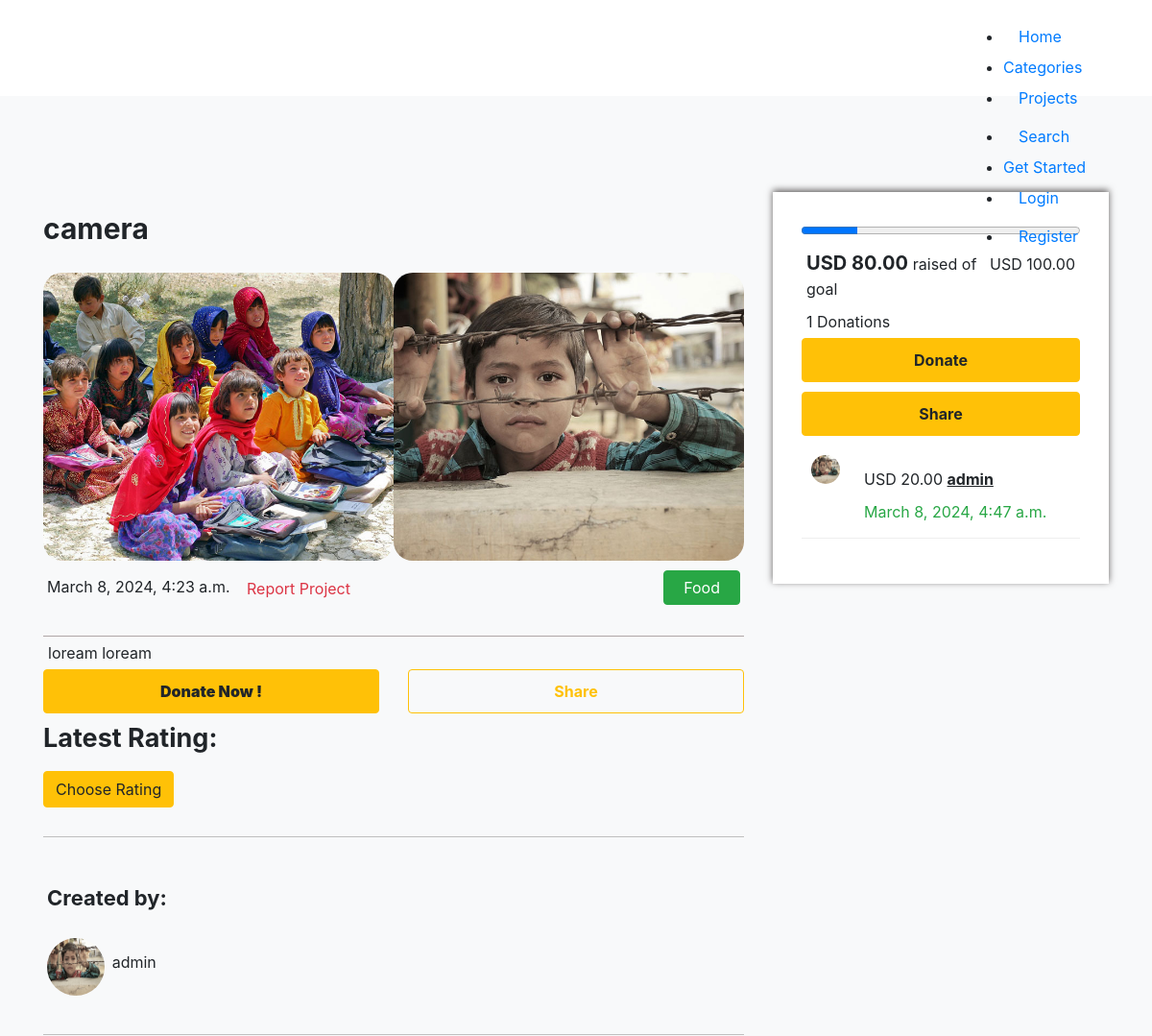
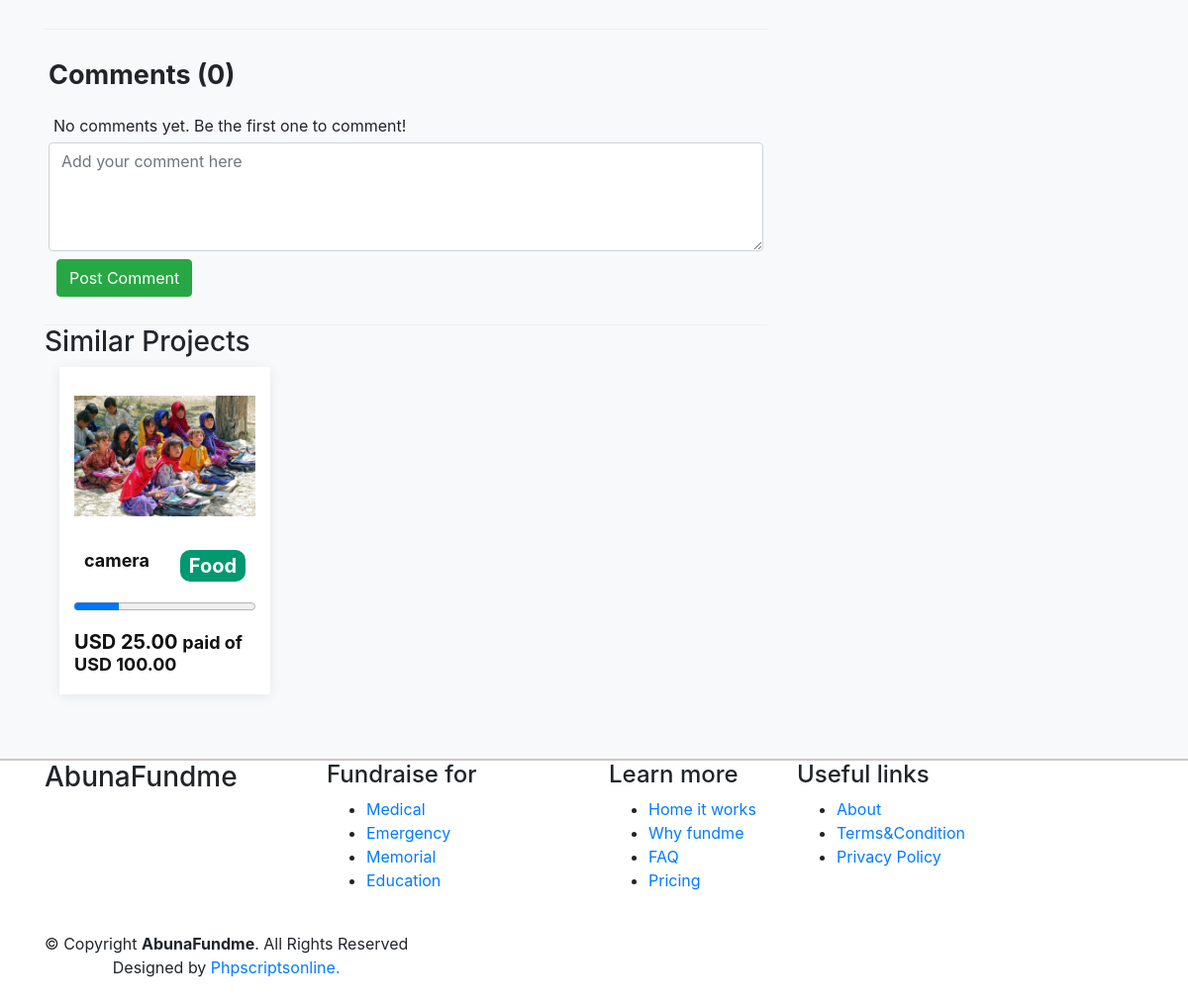
Screenshot of /project/6/ with the database file from the repository (2 pictures, top to bottom).
### D_project/models.py (models this page shows, shortened)
class Project(models.Model):
    user = models.ForeignKey(get_user_model(), on_delete=models.CASCADE,default=1)
    name=models.CharField(max_length=50)
    category = models.ForeignKey(Category,on_delete=models.CASCADE,null=True)
    target = models.DecimalField(max_digits=10, decimal_places=2, default=100)
    current_amount = models.DecimalField(max_digits=10, decimal_places=2, default=0)
    tags = models.ManyToManyField(to=Tag,related_name="projects")
    description=models.TextField(default="loream loream",max_length=800,null=True)
    start=models.DateTimeField(auto_now_add=True)
    end=models.DateTimeField()
    is_featured = models.BooleanField(default=False)

class Image(models.Model):
    project=models.ForeignKey(Project,on_delete=models.CASCADE)
    image = models.FileField(upload_to='projects/images',blank=True,null=True)

class Category(models.Model):
    name = models.CharField(max_length = 50)
    image = models.ImageField(upload_to='categories/images',blank=True,null=True)
    def __str__(self):
        return self.name

class Donation(models.Model):
    donation = models.DecimalField(max_digits=10, decimal_places=2, default=0)
    project = models.ForeignKey(Project, on_delete=models.CASCADE)
    created_at = models.DateTimeField(auto_now_add=True)
    user = models.ForeignKey(User, on_delete=models.CASCADE,default=1)

### account/models.py (models this page shows, shortened)
class Profile(models.Model):
    user = models.OneToOneField(User , on_delete=models.CASCADE)
    phone_number = models.CharField(max_length=15,null=True , blank=True)
    addres = models.CharField(max_length=50 , blank=True, null=True)
    image= models.ImageField(upload_to='users/images',blank=True,null=True)

### D_project/views.py (the view)
# urls.py: path('<int:project_id>/',project_details,name="project_details"),
def project_details(request, project_id):
    project = Project.objects.get(id=project_id)
    donations = Donation.objects.filter(project=project)
    similarProjects= Project.objects.filter(category=project.category)
    context = {
        'project': project,
        'donations': donations,
        'remain': project.target - project.current_amount,
        'similarProjects': similarProjects.exclude(id=project_id)
    }
    return render(request, 'D_project/project_details.html', context)

### D_project/templates/D_project/project_details.html (shortened to what this page needs)
{%extends 'base.html'%}
{% block content %}
<section
  class="ftco-section bg-light categorydetailfirstsec"
  style="background: #fff"
>
  <div class="container">
    <div class="row">
      <div class="col-md-8 textsec">
        <h3 style="padding: 20px 0px; font-size: 30px; font-weight: bold">
          {{ project.name }}
        </h3>
        <div class="slide-container">
          <div class="image-container">
        <div class="slider">
          <ul class="slides">
            {% for image in project.image_set.all %}
            <li><img src="{{ image.image.url }}" class="img-fluid"
              style="margin-bottom: 20px; width: 100%; border-radius: 20px"></li>
              {% endfor %}
          </ul>
      </div>
        <div class="date-category">
          <span>{{ project.start }}</span>
          <span class="btn btn-success" style="float: right; padding: 5px 20px">{{project.category}}</span>
          <a href="{% url 'report_project' project.id %}" class="btn text-danger">Report Project</a>
        </div>
        <p>{{ project.description }}</p>
        <div class="row">
          <div class="col">
              <a href="{%url 'donate' project.id %}" class="btn btn-warning" style="width:100%;padding: 10px;font-weight: bold;"><b>Donate Now !</b></a>
            </div>
             <div class="col">
            <button
              type="button"
              class="btn btn-outline-warning"
              data-bs-toggle="modal"
              data-bs-target="#shareModal"
              style="width: 100%; padding: 10px; font-weight: bold"
            >
              Share
            </button>
            </div>
          </div>
            <div>
                <h3 style="font-weight: bold; font-size: 27px; padding: 10px 0px;">Latest Rating: {{ latest_rating }}</h3>
                <button type="button" class="btn btn-warning" data-bs-toggle="modal" data-bs-target="#rateModel">
                    Choose Rating
                </button>
            </div>
        <div class="beneficiarydetail">
            <h3 style=" padding: 10px 0px 20px;font-weight: bold;font-size: 22px;">Created by: </h3>
            <div class="row">
              <div class="col-md-1">
                {% if project.user.profile.image %}
               <img src="{{project.user.profile.image.url}}" class="beneficiary_img" alt="{{project.user.username}}">
                {% else %}
               <img src="https://maventricksdemo.co.in/bidonn/public/css/images/noImage.jpg" class="beneficiary_img">
               {% endif %}
              </div>
              <div class="col-md-11">
                <p> {{ project.user.username }} </p>
              </div>
            </div>
          </div>
 <div class="fundraiserdetail">
    <h3 style="font-weight: bold; font-size: 27px;padding: 10px 0px;">Comments ({{ project.comments.count }})</h3>
    {% if project.comments.all %}
{% for comment in project.comments.all %}
    <div class="row comment">
        <div class="col-md-1">
            {% if comment.user.profile.image %}
                <img src="{{ comment.user.profile.image}}" class="beneficiary_img" alt="{{ comment.user.username }}">
            {% else %}
                <img src="https://maventricksdemo.co.in/bidonn/public/css/images/noImage.jpg" class="beneficiary_img">
            {% endif %}
        </div>
        <div class="col-md-11">
            <h4>{{ comment.user.username }}</h4>
            <p>{{ comment.text }}</p>
            <button class="btn text-success" type="button" data-bs-toggle="collapse" data-bs-target="#collapseExample{{ forloop.counter }}add_replies" aria-expanded="false" aria-controls="collapseExample{{ forloop.counter }}add_replies">
                Reply
            </button>
<div class="collapse" id="collapseExample{{ forloop.counter }}add_replies">
    <form class="d-flex flex-column align-items-end add-reply-form" data-url="{% url 'add_reply' comment.id %}">
        {% csrf_token %}
        <textarea name="reply_text" rows="2" class="col-md-12 form-control"></textarea>
        <button type="submit" class="btn text-success">Reply</button>
    </form>
</div>
            <button class="btn text-success" type="button" data-bs-toggle="collapse" data-bs-target="#collapseExample{{ forloop.counter }}show_replies" aria-expanded="false" aria-controls="collapseExample{{ forloop.counter }}show_replies">
                Show Replies
            </button>
<button type="button" class="btn text-danger report-button" data-bs-toggle="modal" data-bs-target="#reportModal{{ comment.id }}" data-comment-id="{{ comment.id }}">
        Report
</button>
<div class="modal fade" id="reportModal{{ comment.id }}" tabindex="-1" aria-labelledby="reportModalLabel{{ comment.id }}" aria-hidden="true">
    <div class="modal-dialog">
        <div class="modal-content">
            <div class="modal-header">
                <h5 class="modal-title" id="reportModalLabel{{ comment.id }}">Report Comment</h5>
                <button type="button" class="btn-close" data-bs-dismiss="modal" aria-label="Close"></button>
            </div>
            <div class="modal-body">
                <p>Please select a reason for reporting this comment:</p>
                <form action="{% url 'report_comment' comment.id %}" method="post">
                    {% csrf_token %}
                    <div class="mb-3">
                        <label for="reason" class="form-label">Reason for reporting:</label>
                        <select name="reason" id="reason" class="form-select" required>
                            <option value="" selected disabled>Select a reason</option>
                            <option value="spam">Spam</option>
                            <option value="inappropriate">Inappropriate content</option>
                            <option value="offensive">Offensive</option>
                        </select>
                    </div>
                    <div class="mb-3">
                        <label for="additional_comments" class="form-label">Additional comments (optional):</label>
                        <textarea name="additional_comments" id="additional_comments" class="form-control"></textarea>
                    </div>
                    <button type="submit" class="btn btn-danger report-submit-button">Submit</button>
                    <button type="button" class="btn btn-secondary cancel-report-button" data-bs-dismiss="modal">Cancel</button>
                </form>
            </div>
        </div>
    </div>
</div>
            <div class="collapse" id="collapseExample{{ forloop.counter }}show_replies">
                <hr class="my-0" />
                <ul class="list-unstyled mt-1">
                    {% for reply in comment.replies.all %}
                        <li class=" mt-1">
                            <div class="comment d-flex">
                                <div class="col-md-1">
                                    <img class="rounded-circle img-thumbnail" src="{{ reply.user.profile_img.url }}"  style="width: 40px;height:40px;" />
                                </div>
                                <div class="col-md-8 mx-3">
                                    <h6 class="comment-header mb-0">{{ reply.user|title }}</h6>
                                    <p class="comment-time"><small><small>{{ reply.created_at }}</small></small></p>
                                    <p class="comment-content">{{ reply.reply_text }}</p>
                                </div>
                            </div>
                        </li>
                    {% endfor %}
                </ul>
            </div>
        </div>
    </div>
{% endfor %}
    {% else %}
        <p>No comments yet. Be the first one to comment!</p>
    {% endif %}
    <form id="comment-form" method="post" data-url="{% url 'add_comment' project.id %}">
        <textarea id="comment-text" name="text" class="form-control" placeholder="Add your comment here" rows="4"></textarea>
        <button type="button" id="submit-comment" class="btn btn-success m-2">Post Comment</button>
    </form>
</div>
    </div>
  </div>
    <div><h3>Similar Projects</h3></div>
          {% if similarProjects %}
  {% for project in similarProjects %}
  <div class="col-md-4">
      <a href="{%url 'project_details' project.id%}">
        <div class="singlesection">
          {% with first_image=project.image_set.first %}
          <img src="{{ first_image.image.url }}" class="singlesection-img img-fluid" alt="{{first_image.id}}">
          {% endwith %}
       <div class="row" style="padding:10px">
          <div class="col-md-6">
              <h3>{{project.name}}</h3>
          </div>
          <div class="col-md-6">
              <h3 style="text-align: center;background: #009970;padding: 4px;color: #fff;border-radius: 10px;"> <span style="font-weight: bold;font-size:20px">{{project.category}} </span></h3>
          </div>
      </div>
            <progress id="file" value="{{project.current_amount}}" max="{{project.target}}" style="width: 100%;"> </progress>
           <h3> <span style="font-weight: bold;font-size:20px">USD {{project.current_amount}} </span> paid of &nbsp; USD {{project.target}}</h3>
        </div>
    </a>
         </div>
  {% endfor %}
{% endif %}
          </div>
          <div class="col-md-4" >
            <div
              class="right-sharesection"
              style="
                box-shadow: 0px -2px 7px #605d5d;
                padding: 30px;
                background: #fff;
                z-index: 1;
              "
            >
              <progress
                id="file"
                value="{{ project.current_amount }}"
                max="{{ project.target }}"
                style="width: 100%"
              ></progress>
              <p>
                <span style="font-weight: bold; font-size: 20px">USD {{ remain }} </span>
                raised of &nbsp; USD {{ project.target }} goal
              </p>
              <p>{{ donations.count }} Donations</p>
              <a
                href="{% url 'donate' project.id %}"
                class="btn btn-warning"
                style="
                  width: 100%;
                  margin-bottom: 10px;
                  padding: 10px;
                  font-weight: bold;
                "
                >Donate</a
              >
              <button
                type="button"
                class="btn btn-warning"
                data-bs-toggle="moda"
                data-bs-target="#shareModa"
                style="
                  width: 100%;
                  margin-bottom: 10px;
                  padding: 10px;
                  font-weight: bold;
                "
              >
                Share
              </button>
              {% for donation in donations %}
              <div style="padding:10px;border-bottom:1px solid #eee">
                <div class="row">
               <div class="col-md-2">
                  {% if donation.user.profile.image.url %}
                <img src="{{donation.user.profile.image.url}}" class="rightdonor_img" alt="">
                {% else %}
                <img src="https://maventricksdemo.co.in/bidonn/public/css/images/noImage.jpg" class="rightdonor_img">
                {% endif %}
               </div>
               <div class="col-md-10">
                 <p> USD {{donation.donation}} <span style="font-weight: bold; text-decoration: underline;">{{ donation.user.username }}</span> </p>
                <p class="text-success">{{donation.created_at}}</p>
               </div>
             </div>
           </div>
           {% endfor %}
                                </div>
          </div>
    </div>
  </div>
</section>
{% endblock %}

### templates/base.html (style rules this page uses)
section { padding: 100px 0 50px; }
.singlesection { box-sizing: content-box; padding: 15px 15px; box-shadow: 0px 2px 12px rgba(0, 0, 0, 0.08); background: #fff; margin-bottom: 15px; }
.singlesection h3 { font-size: 18px; font-weight: bold; margin: 10px 0 5px 0; color: #111; }
.singlesection img { width: 100%; height: 150px; object-fit: contain; }
.date-category { padding: 10px 4px 30px; border-bottom: 1px solid #b0a6a6 !important; }
.beneficiarydetail { padding: 40px 4px; border-top: 1px solid #bfbfbf !important; border-bottom: 1px solid #bfbfbf !important; margin: 30px 0px; }
.fundraiserdetail { padding: 20px 4px; border-top: 1px solid #eee !important; border-bottom:1px solid #eee !important; }
.beneficiary_img { width: 60px; height: 60px; border-radius: 50%; }
.categorydetailfirstsec p { padding: 5px; text-align: justify; margin: 0px; }
.rightdonor_img { width: 30px; height: 30px; border-radius: 50%; }

### D_project/templates/D_project/project_details.html (style rules this page uses)
.slider { width: 100%; height: 300px; overflow: hidden; }
.slides { display: flex; list-style: none; width: 100%; height: 100%; margin: 0; padding: 0; transition: transform 0.5s ease-in-out; }
.slides li { width: 100%; height: 100%; }
.slides img { width: 100%; height: 100%; object-fit: cover; }

### rows the page displays
Project: name "camera", start "March 8, 2024, 4:23 a.m.", category "Food", description "loream loream", user.profile.image (picture), user.username "admin", comments.count "0", target "100.00"
Image: image (picture)
Image: image (picture)
Project: image_set.first.image (picture), name "camera", category "Food", current_amount "25.00", target "100.00"
Donation: user.profile.image (picture), donation "20.00", user.username "admin", created_at "March 8, 2024, 4:47 a.m."

### other values shown
{{ remain }} "80.00"
{{ donations.count }} "1"
